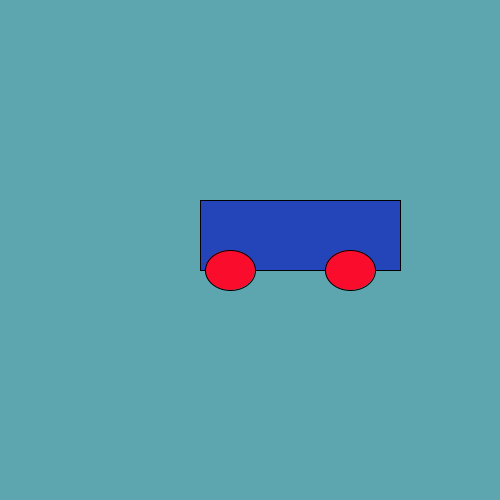
Frame 1 (no input)
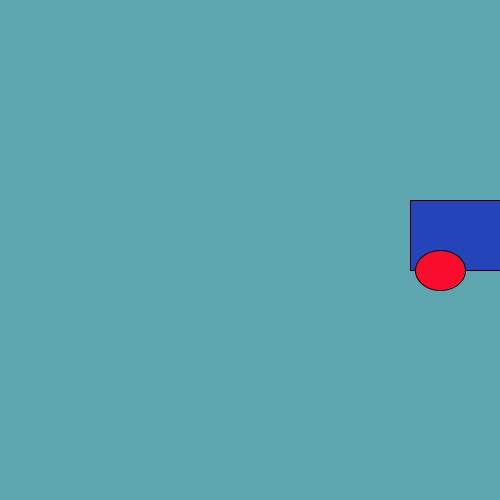
Frame 60 (the mouse pressed at the canvas centre just before this capture)
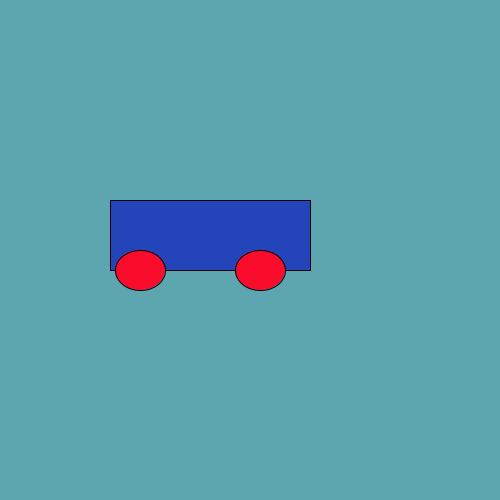
Frame 120 (the mouse held since frame 60 and released just before this capture)

The Processing sketch that drew these frames (run headless with seeded random() and noise(); from frame 60 on, the mouse is pressed at the canvas centre):

// Processing sketch: a_ShapesAndColors
// ── a_ShapesAndColors.pde

int x = 200;
void setup (){
  size (500, 500);

 
  
}

void draw (){
  
   background(#5EA6AF);
fill (#2445B9);
rect(x, 200,200, 70);
fill (#FA0D2C);
ellipse (x + 30, 270, 50,40);
ellipse (x + 150, 270, 50,40);
  x = x - 5;
  if (x < 0){
   x = width; 
  }
}




// 1. Run this empty program 
// The grey square that appears has sides that are 100 pixels long

// 2. Code a size command to make it big enough for your picture
  
//    The size command looks like this:      
  
//    Try putting different numbers in the parentheses.
//    See if you can figure out which number is the width, and which is the height


// 3. Now add an ellipse command to draw a circle. An ellipse is like an oval.

//    The ellipse command looks like t
//    The first 2 numbers specify where to draw it. They are the x and y co-ordinates of the center of the ellipse.
//    The third and fourth numbers are the size of the ellipse.
//    The width is specified before the height. If they are the same, it draws a circle
//    Change the numbers and re-run the program to see what happens.

// 4. Now add a rect command to draw a rectangle.

//    The rect command looks like this:       


//    Like the ellipse, the fist 2 numbers specify where to draw it, the other two are its size.
//    The main difference is the x and y co-ordinates are the top left corner of the shape.
//    If the width is the same as the height, it draws a square.


// 5. Now add color to your shapes. If you don't they will all be white.
//    Processing provides a Color Selector Tool to make it easy to choose colors.
//    Find the Processing Tools menu (ask your teacher for help if you can't locate it)
//    Once you have opened the Color Selector, pick the color you want then press the Copy button.

//    Color is added with the fill command that looks like this:       fill(  );

//    Paste the code for your selected color between the parentheses.
//    It should now look something like this (the code will be different):   


// 6. The next shape you draw will be in the color you selected. 
//    NOTE: You have to put the fill command with the color you want, 
//    BEFORE you draw the shape.

// 7. Now use all these shapes and colors to draw a picture of your own design. 

// MAKE SURE YOU SAVE YOUR CODE 
